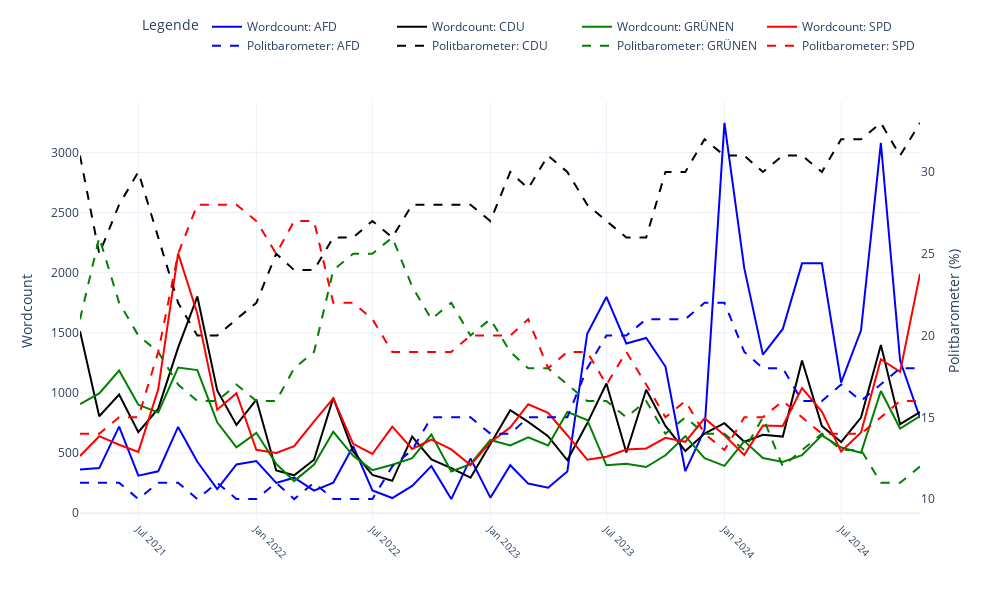

Notebook source saved alongside this figure:
### Markdown cell above
Interaktve Grafik ohne Events

### Code cell
# Farben für die Parteien definieren
parteifarben = {
    "afd": "blue",
    "cdu": "black",
    "grünen": "green",
    "spd": "red",
}

# Daten für Wordcount vorbereiten
df_grouped_wordcount = wordcount_df.groupby(["month", "word"])["count"].sum().reset_index()

# Daten für Politbarometer vorbereiten
df_grouped_parties = wahlen_df.groupby("month").first().reset_index()

# Interaktive Figur erstellen
fig = go.Figure()

# Wordcount-Daten hinzufügen (linke Y-Achse)
for word in ["afd", "cdu", "grünen", "spd"]:
    word_data = df_grouped_wordcount[df_grouped_wordcount["word"] == word]
    fig.add_trace(
        go.Scatter(
            x=word_data["month"],
            y=word_data["count"],
            mode="lines",
            name=f"Wordcount: {word.upper()}",
            line=dict(color=parteifarben.get(word, "gray")),
            yaxis="y1",  # Linke Y-Achse
            hoverinfo="x+y+name"
        )
    )

# Politbarometer-Daten hinzufügen (rechte Y-Achse)
for column in ["afd", "cdu", "grünen", "spd"]:
    fig.add_trace(
        go.Scatter(
            x=df_grouped_parties["month"],
            y=df_grouped_parties[column],
            mode="lines",
            name=f"Politbarometer: {column.upper()}",
            line=dict(color=parteifarben.get(column, "gray"), dash="dash"),
            yaxis="y2",  # Rechte Y-Achse
            hoverinfo="x+y+name"
        )
    )

# Layout der Grafik definieren
fig.update_layout(
    
    xaxis=dict(tickangle=45, tickfont=dict(size=10)),
    yaxis=dict(
        title="Wordcount",
        side="left",
        showgrid=True,
    ),
    yaxis2=dict(
        title="Politbarometer (%)",
        side="right",
        overlaying="y",
        showgrid=False,
    ),
    legend=dict(
        title="Legende",
        orientation="h",
        yanchor="bottom",
        y=1.1,
        xanchor="right",
        x=1
    ),
    template="plotly_white",
    height=600,
    width=1000,
)

# Interaktive Figur anzeigen
fig.show()

### Figure 1 — Plotly figure (JSON) as saved in the notebook; plotly's stock layout.template omitted (floating-point values rounded to 4 significant figures)
{"data": [{"hoverinfo": "x+y+name", "line": {"color": "blue"}, "mode": "lines", "name": "Wordcount: AFD", "type": "scatter", "x": ["2021-04", "2021-05", "2021-06", "2021-07", "2021-08", "2021-09", "2021-10", "2021-11", "2021-12", "2022-01", "2022-02", "2022-03", "2022-04", "2022-05", "2022-06", "2022-07", "2022-08", "2022-09", "2022-10", "2022-11", "2022-12", "2023-01", "2023-02", "2023-03", "2023-04", "2023-05", "2023-06", "2023-07", "2023-08", "2023-09", "2023-10", "2023-11", "2023-12", "2024-01", "2024-02", "2024-03", "2024-04", "2024-05", "2024-06", "2024-07", "2024-08", "2024-09", "2024-10", "2024-11"], "y": [363, 375, 720, 312, 348, 717, 427, 200, 405, 433, 252, 295, 188, 254, 557, 189, 126, 227, 391, 117, 454, 129, 399, 246, 211, 347, 1492, 1798, 1411, 1457, 1219, 349, 693, 3245, 2035, 1318, 1532, 2077, 2077, 1085, 1520, 3078, 1269, 791], "yaxis": "y"}, {"hoverinfo": "x+y+name", "line": {"color": "black"}, "mode": "lines", "name": "Wordcount: CDU", "type": "scatter", "x": ["2021-04", "2021-05", "2021-06", "2021-07", "2021-08", "2021-09", "2021-10", "2021-11", "2021-12", "2022-01", "2022-02", "2022-03", "2022-04", "2022-05", "2022-06", "2022-07", "2022-08", "2022-09", "2022-10", "2022-11", "2022-12", "2023-01", "2023-02", "2023-03", "2023-04", "2023-05", "2023-06", "2023-07", "2023-08", "2023-09", "2023-10", "2023-11", "2023-12", "2024-01", "2024-02", "2024-03", "2024-04", "2024-05", "2024-06", "2024-07", "2024-08", "2024-09", "2024-10", "2024-11"], "y": [1513, 806, 986, 674, 869, 1376, 1801, 1020, 734, 945, 355, 315, 444, 959, 513, 318, 269, 636, 447, 374, 295, 580, 856, 759, 640, 440, 747, 1078, 504, 1026, 726, 517, 662, 748, 594, 652, 637, 1270, 724, 591, 795, 1399, 740, 841], "yaxis": "y"}, {"hoverinfo": "x+y+name", "line": {"color": "green"}, "mode": "lines", "name": "Wordcount: GRÜNEN", "type": "scatter", "x": ["2021-04", "2021-05", "2021-06", "2021-07", "2021-08", "2021-09", "2021-10", "2021-11", "2021-12", "2022-01", "2022-02", "2022-03", "2022-04", "2022-05", "2022-06", "2022-07", "2022-08", "2022-09", "2022-10", "2022-11", "2022-12", "2023-01", "2023-02", "2023-03", "2023-04", "2023-05", "2023-06", "2023-07", "2023-08", "2023-09", "2023-10", "2023-11", "2023-12", "2024-01", "2024-02", "2024-03", "2024-04", "2024-05", "2024-06", "2024-07", "2024-08", "2024-09", "2024-10", "2024-11"], "y": [907, 996, 1186, 901, 837, 1211, 1190, 755, 548, 668, 410, 267, 404, 677, 477, 358, 403, 457, 654, 347, 407, 609, 563, 631, 563, 842, 775, 398, 410, 384, 481, 640, 458, 393, 599, 458, 426, 482, 647, 546, 502, 1016, 704, 808], "yaxis": "y"}, {"hoverinfo": "x+y+name", "line": {"color": "red"}, "mode": "lines", "name": "Wordcount: SPD", "type": "scatter", "x": ["2021-04", "2021-05", "2021-06", "2021-07", "2021-08", "2021-09", "2021-10", "2021-11", "2021-12", "2022-01", "2022-02", "2022-03", "2022-04", "2022-05", "2022-06", "2022-07", "2022-08", "2022-09", "2022-10", "2022-11", "2022-12", "2023-01", "2023-02", "2023-03", "2023-04", "2023-05", "2023-06", "2023-07", "2023-08", "2023-09", "2023-10", "2023-11", "2023-12", "2024-01", "2024-02", "2024-03", "2024-04", "2024-05", "2024-06", "2024-07", "2024-08", "2024-09", "2024-10", "2024-11"], "y": [475, 640, 569, 510, 1030, 2160, 1660, 860, 997, 527, 501, 558, 763, 954, 577, 492, 719, 534, 612, 530, 400, 590, 713, 906, 835, 648, 445, 469, 529, 538, 627, 593, 789, 647, 485, 729, 725, 1040, 845, 512, 670, 1280, 1176, 1990], "yaxis": "y"}, {"hoverinfo": "x+y+name", "line": {"color": "blue", "dash": "dash"}, "mode": "lines", "name": "Politbarometer: AFD", "type": "scatter", "x": ["2021-04", "2021-05", "2021-06", "2021-07", "2021-08", "2021-09", "2021-10", "2021-11", "2021-12", "2022-01", "2022-02", "2022-03", "2022-04", "2022-05", "2022-06", "2022-07", "2022-08", "2022-09", "2022-10", "2022-11", "2022-12", "2023-01", "2023-02", "2023-03", "2023-04", "2023-05", "2023-06", "2023-07", "2023-08", "2023-09", "2023-10", "2023-11", "2023-12", "2024-01", "2024-02", "2024-03", "2024-04", "2024-05", "2024-06", "2024-07", "2024-08", "2024-09", "2024-10", "2024-11"], "y": [11, 11, 11, 10, 11, 11, 10, 11, 10, 10, 11, 10, 11, 10, 10, 10, 12, 13, 15, 15, 15, 14, 14, 15, 15, 15, 18, 20, 20, 21, 21, 21, 22, 22, 19, 18, 18, 16, 16, 17, 16, 17, 18, 18], "yaxis": "y2"}, {"hoverinfo": "x+y+name", "line": {"color": "black", "dash": "dash"}, "mode": "lines", "name": "Politbarometer: CDU", "type": "scatter", "x": ["2021-04", "2021-05", "2021-06", "2021-07", "2021-08", "2021-09", "2021-10", "2021-11", "2021-12", "2022-01", "2022-02", "2022-03", "2022-04", "2022-05", "2022-06", "2022-07", "2022-08", "2022-09", "2022-10", "2022-11", "2022-12", "2023-01", "2023-02", "2023-03", "2023-04", "2023-05", "2023-06", "2023-07", "2023-08", "2023-09", "2023-10", "2023-11", "2023-12", "2024-01", "2024-02", "2024-03", "2024-04", "2024-05", "2024-06", "2024-07", "2024-08", "2024-09", "2024-10", "2024-11"], "y": [31, 25, 28, 30, 26, 22, 20, 20, 21, 22, 25, 24, 24, 26, 26, 27, 26, 28, 28, 28, 28, 27, 30, 29, 31, 30, 28, 27, 26, 26, 30, 30, 32, 31, 31, 30, 31, 31, 30, 32, 32, 33, 31, 33], "yaxis": "y2"}, {"hoverinfo": "x+y+name", "line": {"color": "green", "dash": "dash"}, "mode": "lines", "name": "Politbarometer: GRÜNEN", "type": "scatter", "x": ["2021-04", "2021-05", "2021-06", "2021-07", "2021-08", "2021-09", "2021-10", "2021-11", "2021-12", "2022-01", "2022-02", "2022-03", "2022-04", "2022-05", "2022-06", "2022-07", "2022-08", "2022-09", "2022-10", "2022-11", "2022-12", "2023-01", "2023-02", "2023-03", "2023-04", "2023-05", "2023-06", "2023-07", "2023-08", "2023-09", "2023-10", "2023-11", "2023-12", "2024-01", "2024-02", "2024-03", "2024-04", "2024-05", "2024-06", "2024-07", "2024-08", "2024-09", "2024-10", "2024-11"], "y": [21, 26, 22, 20, 19, 17, 16, 16, 17, 16, 16, 18, 19, 24, 25, 25, 26, 23, 21, 22, 20, 21, 19, 18, 18, 17, 16, 16, 15, 16, 14, 15, 14, 14, 13, 15, 12, 13, 14, 13, 13, 11, 11, 12], "yaxis": "y2"}, {"hoverinfo": "x+y+name", "line": {"color": "red", "dash": "dash"}, "mode": "lines", "name": "Politbarometer: SPD", "type": "scatter", "x": ["2021-04", "2021-05", "2021-06", "2021-07", "2021-08", "2021-09", "2021-10", "2021-11", "2021-12", "2022-01", "2022-02", "2022-03", "2022-04", "2022-05", "2022-06", "2022-07", "2022-08", "2022-09", "2022-10", "2022-11", "2022-12", "2023-01", "2023-02", "2023-03", "2023-04", "2023-05", "2023-06", "2023-07", "2023-08", "2023-09", "2023-10", "2023-11", "2023-12", "2024-01", "2024-02", "2024-03", "2024-04", "2024-05", "2024-06", "2024-07", "2024-08", "2024-09", "2024-10", "2024-11"], "y": [14, 14, 15, 15, 19, 25, 28, 28, 28, 27, 25, 27, 27, 22, 22, 21, 19, 19, 19, 19, 20, 20, 20, 21, 18, 19, 19, 17, 19, 17, 15, 16, 14, 13, 15, 15, 16, 15, 14, 14, 14, 15, 16, 16], "yaxis": "y2"}], "layout": {"height": 600, "legend": {"orientation": "h", "title": {"text": "Legende"}, "x": 1, "xanchor": "right", "y": 1.1, "yanchor": "bottom"}, "width": 1000, "xaxis": {"tickangle": 45, "tickfont": {"size": 10}}, "yaxis": {"showgrid": true, "side": "left", "title": {"text": "Wordcount"}}, "yaxis2": {"overlaying": "y", "showgrid": false, "side": "right", "title": {"text": "Politbarometer (%)"}}}}
